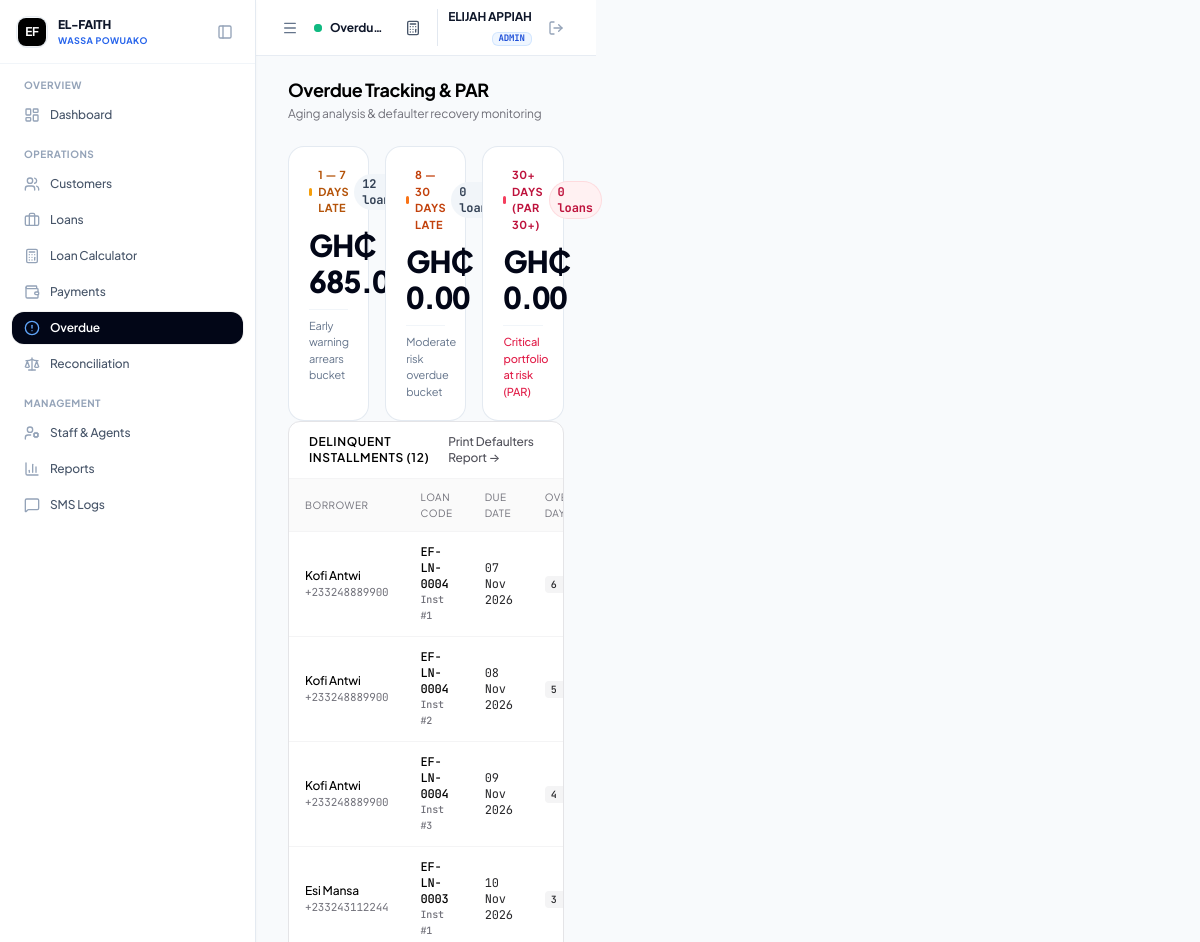
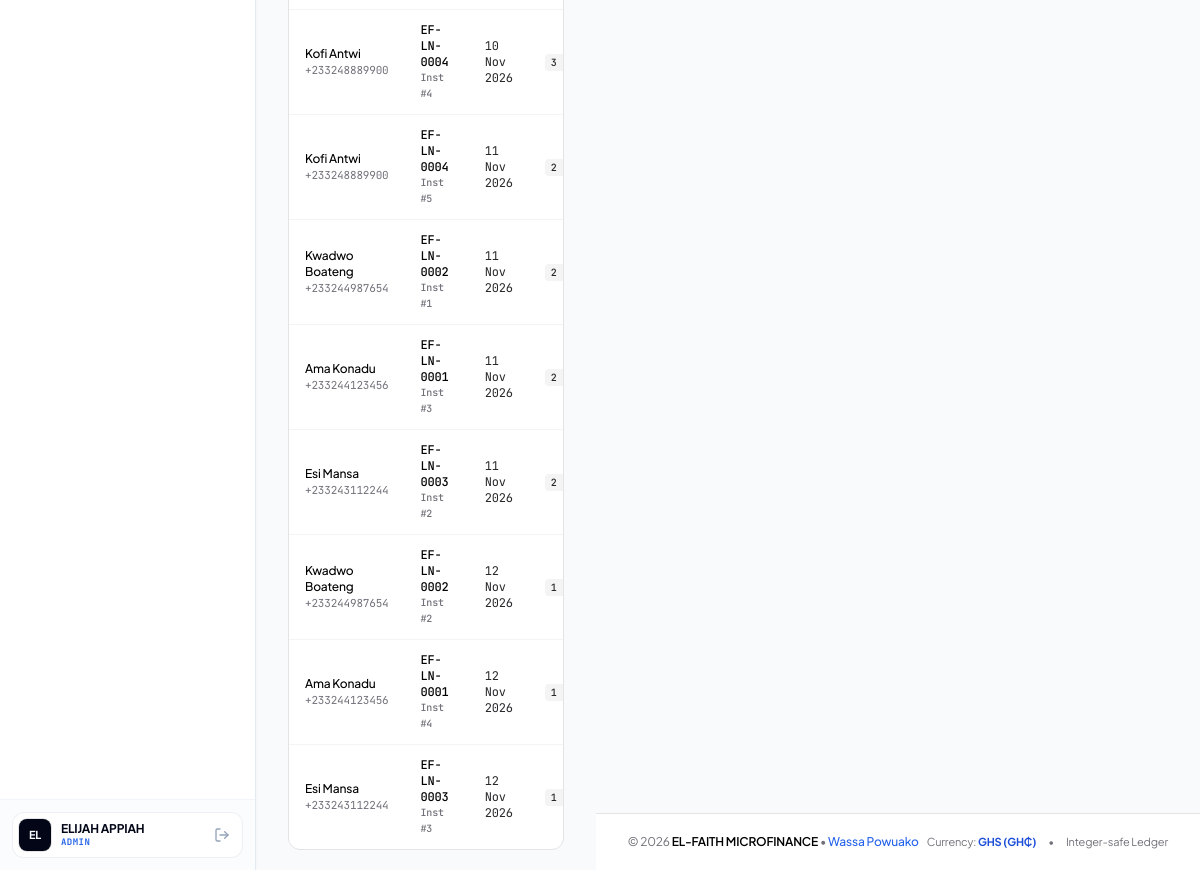
The app's page /admin/overdue.php (signed in) with its own data (2 pictures, top to bottom).
### tables this page shows
CREATE TABLE IF NOT EXISTS `repayment_schedule` (
  `id` INT AUTO_INCREMENT PRIMARY KEY,
  `loan_id` INT NOT NULL,
  `installment_number` INT NOT NULL,
  `due_date` DATE NOT NULL,
  `expected_amount_pesewas` BIGINT NOT NULL,
  `principal_portion_pesewas` BIGINT NOT NULL,
  `interest_portion_pesewas` BIGINT NOT NULL,
  `paid_amount_pesewas` BIGINT NOT NULL DEFAULT 0,
  `status` ENUM('pending', 'partially_paid', 'paid', 'overdue') NOT NULL DEFAULT 'pending',
  `paid_at` DATETIME NULL,
  `created_at` DATETIME NOT NULL DEFAULT CURRENT_TIMESTAMP,
  `updated_at` DATETIME NOT NULL DEFAULT CURRENT_TIMESTAMP ON UPDATE CURRENT_TIMESTAMP,
  CONSTRAINT `fk_schedule_loan` FOREIGN KEY (`loan_id`) REFERENCES `loans` (`id`) ON DELETE CASCADE,
  INDEX `idx_sched_loan_inst` (`loan_id`, `installment_number`),
  INDEX `idx_sched_due_date` (`due_date`),
  INDEX `idx_sched_status` (`status`)
);

CREATE TABLE IF NOT EXISTS `customers` (
  `id` INT AUTO_INCREMENT PRIMARY KEY,
  `uuid` VARCHAR(36) NOT NULL UNIQUE,
  `customer_code` VARCHAR(30) NOT NULL UNIQUE,
  `full_name` VARCHAR(150) NOT NULL,
  `phone` VARCHAR(20) NOT NULL,
  `alt_phone` VARCHAR(20) NULL,
  `id_type` VARCHAR(50) NOT NULL DEFAULT 'Ghana Card',
  `id_number` VARCHAR(50) NOT NULL,
  `residential_address` TEXT NOT NULL,
  `location_landmark` VARCHAR(255) NOT NULL,
  `gps_lat` DECIMAL(10, 8) NULL,
  `gps_lng` DECIMAL(11, 8) NULL,
  `occupation` VARCHAR(100) NOT NULL,
  `guarantor_name` VARCHAR(150) NOT NULL,
  `guarantor_phone` VARCHAR(20) NOT NULL,
  `guarantor_relation` VARCHAR(50) NOT NULL,
  `guarantor_address` TEXT NULL,
  `assigned_agent_id` INT NULL,
  `created_by` INT NOT NULL,
  `status` ENUM('active', 'inactive', 'blacklisted') NOT NULL DEFAULT 'active',
  `notes` TEXT NULL,
  `deleted_at` DATETIME NULL,
  `created_at` DATETIME NOT NULL DEFAULT CURRENT_TIMESTAMP,
  `updated_at` DATETIME NOT NULL DEFAULT CURRENT_TIMESTAMP ON UPDATE CURRENT_TIMESTAMP,
  CONSTRAINT `fk_customers_assigned_agent` FOREIGN KEY (`assigned_agent_id`) REFERENCES `users` (`id`) ON DELETE SET NULL,
  CONSTRAINT `fk_customers_created_by` FOREIGN KEY (`created_by`) REFERENCES `users` (`id`),
  INDEX `idx_customers_assigned_agent` (`assigned_agent_id`),
  INDEX `idx_customers_phone` (`phone`),
  INDEX `idx_customers_id_number` (`id_number`),
  INDEX `idx_customers_status` (`status`),
  INDEX `idx_customers_deleted_at` (`deleted_at`)
);

CREATE TABLE IF NOT EXISTS `loans` (
  `id` INT AUTO_INCREMENT PRIMARY KEY,
  `uuid` VARCHAR(36) NOT NULL UNIQUE,
  `loan_code` VARCHAR(30) NOT NULL UNIQUE,
  `customer_id` INT NOT NULL,
  `agent_id` INT NULL,
  `principal_pesewas` BIGINT NOT NULL,
  `interest_rate` DECIMAL(5, 2) NOT NULL DEFAULT 10.00,
  `interest_method` ENUM('flat', 'reducing_balance') NOT NULL DEFAULT 'flat',
  `interest_pesewas` BIGINT NOT NULL,
  `total_payable_pesewas` BIGINT NOT NULL,
  `total_paid_pesewas` BIGINT NOT NULL DEFAULT 0,
  `remaining_balance_pesewas` BIGINT NOT NULL,
  `term_duration` INT NOT NULL,
  `term_period` ENUM('days', 'weeks', 'months') NOT NULL DEFAULT 'months',
  `repayment_frequency` ENUM('daily', 'weekly', 'monthly') NOT NULL DEFAULT 'daily',
  `installment_amount_pesewas` BIGINT NOT NULL,
  `disbursed_at` DATETIME NULL,
  `first_due_date` DATE NOT NULL,
  `maturity_date` DATE NOT NULL,
  `status` ENUM('pending', 'active', 'overdue', 'completed', 'defaulted', 'written_off') NOT NULL DEFAULT 'active',
  `created_by` INT NOT NULL,
  `notes` TEXT NULL,
  `created_at` DATETIME NOT NULL DEFAULT CURRENT_TIMESTAMP,
  `updated_at` DATETIME NOT NULL DEFAULT CURRENT_TIMESTAMP ON UPDATE CURRENT_TIMESTAMP,
  CONSTRAINT `fk_loans_customer` FOREIGN KEY (`customer_id`) REFERENCES `customers` (`id`) ON DELETE CASCADE,
  CONSTRAINT `fk_loans_agent` FOREIGN KEY (`agent_id`) REFERENCES `users` (`id`) ON DELETE SET NULL,
  CONSTRAINT `fk_loans_created_by` FOREIGN KEY (`created_by`) REFERENCES `users` (`id`),
  INDEX `idx_loans_customer` (`customer_id`),
  INDEX `idx_loans_agent` (`agent_id`),
  INDEX `idx_loans_status` (`status`),
  INDEX `idx_loans_due_date` (`first_due_date`, `maturity_date`)
);

### admin/overdue.php (the view, shortened to what this page needs)
<?php
require_once __DIR__ . '/../includes/functions.php';
require_once __DIR__ . '/../includes/auth.php';
$stmtAging = $pdo->query("
    SELECT
        SUM(CASE WHEN DATEDIFF(CURDATE(), due_date) BETWEEN 1 AND 7 THEN (expected_amount_pesewas - paid_amount_pesewas) ELSE 0 END) AS bucket_1_7,
        SUM(CASE WHEN DATEDIFF(CURDATE(), due_date) BETWEEN 8 AND 30 THEN (expected_amount_pesewas - paid_amount_pesewas) ELSE 0 END) AS bucket_8_30,
        SUM(CASE WHEN DATEDIFF(CURDATE(), due_date) > 30 THEN (expected_amount_pesewas - paid_amount_pesewas) ELSE 0 END) AS bucket_30_plus,
        COUNT(CASE WHEN DATEDIFF(CURDATE(), due_date) BETWEEN 1 AND 7 THEN 1 END) AS count_1_7,
        COUNT(CASE WHEN DATEDIFF(CURDATE(), due_date) BETWEEN 8 AND 30 THEN 1 END) AS count_8_30,
        COUNT(CASE WHEN DATEDIFF(CURDATE(), due_date) > 30 THEN 1 END) AS count_30_plus
    FROM repayment_schedule
    WHERE due_date < CURDATE() AND status IN ('pending', 'partially_paid', 'overdue')
");
$aging = $stmtAging->fetch();
$stmtList = $pdo->query("
    SELECT rs.id AS schedule_id, rs.installment_number, rs.due_date,
           rs.expected_amount_pesewas, rs.paid_amount_pesewas,
           (rs.expected_amount_pesewas - rs.paid_amount_pesewas) AS overdue_pesewas,
           DATEDIFF(CURDATE(), rs.due_date) AS days_overdue,
           l.id AS loan_id, l.loan_code, l.remaining_balance_pesewas,
           c.id AS customer_id, c.customer_code, c.full_name, c.phone, c.location_landmark,
           c.guarantor_name, c.guarantor_phone,
           u.name AS agent_name, u.staff_code AS agent_code
    FROM repayment_schedule rs
    JOIN loans l ON rs.loan_id = l.id
    JOIN customers c ON l.customer_id = c.id
    LEFT JOIN users u ON l.agent_id = u.id
    WHERE rs.due_date < CURDATE() AND rs.status IN ('pending', 'partially_paid', 'overdue')
    ORDER BY days_overdue DESC, rs.due_date ASC
");
$overdueList = $stmtList->fetchAll();
include __DIR__ . '/../includes/header.php';
?>
<div class="space-y-6">
    <div class="flex flex-col sm:flex-row sm:items-center justify-between gap-3">
        <div>
            <h1 class="text-lg font-bold text-black tracking-tight">Overdue Tracking & PAR</h1>
            <p class="text-xs text-zinc-500 mt-0.5">Aging analysis & defaulter recovery monitoring</p>
        </div>
    </div>
    <div class="grid grid-cols-1 sm:grid-cols-3 gap-4">
        <div class="bg-white rounded-2xl border border-slate-200/90 p-5 space-y-2.5 shadow-xs">
            <div class="flex items-center justify-between">
                <span class="text-[11px] font-bold text-amber-700 uppercase tracking-wider flex items-center gap-1.5">
                    <span class="w-2 h-2 rounded-full bg-amber-500"></span> 1 — 7 Days Late
                </span>
                <span class="text-xs font-mono font-bold text-slate-700 bg-slate-100 px-2 py-0.5 rounded-full"><?= (int)$aging['count_1_7'] ?> loans</span>
            </div>
            <div class="text-2xl sm:text-3xl font-extrabold text-slate-950 tracking-tight tabular-nums">
                <?= formatMoney((int)$aging['bucket_1_7']) ?>
            </div>
            <div class="text-[11px] text-slate-500 pt-2 border-t border-slate-100">
                Early warning arrears bucket
            </div>
        </div>
        <div class="bg-white rounded-2xl border border-slate-200/90 p-5 space-y-2.5 shadow-xs">
            <div class="flex items-center justify-between">
                <span class="text-[11px] font-bold text-orange-700 uppercase tracking-wider flex items-center gap-1.5">
                    <span class="w-2 h-2 rounded-full bg-orange-500"></span> 8 — 30 Days Late
                </span>
                <span class="text-xs font-mono font-bold text-slate-700 bg-slate-100 px-2 py-0.5 rounded-full"><?= (int)$aging['count_8_30'] ?> loans</span>
            </div>
            <div class="text-2xl sm:text-3xl font-extrabold text-slate-950 tracking-tight tabular-nums">
                <?= formatMoney((int)$aging['bucket_8_30']) ?>
            </div>
            <div class="text-[11px] text-slate-500 pt-2 border-t border-slate-100">
                Moderate risk overdue bucket
            </div>
        </div>
        <div class="bg-white rounded-2xl border border-slate-200/90 p-5 space-y-2.5 shadow-xs">
            <div class="flex items-center justify-between">
                <span class="text-[11px] font-bold text-rose-700 uppercase tracking-wider flex items-center gap-1.5">
                    <span class="w-2 h-2 rounded-full bg-rose-500 animate-pulse"></span> 30+ Days (PAR 30+)
                </span>
                <span class="text-xs font-mono font-bold text-rose-700 bg-rose-50 px-2 py-0.5 rounded-full border border-rose-200/60"><?= (int)$aging['count_30_plus'] ?> loans</span>
            </div>
            <div class="text-2xl sm:text-3xl font-extrabold text-slate-950 tracking-tight tabular-nums">
                <?= formatMoney((int)$aging['bucket_30_plus']) ?>
            </div>
            <div class="text-[11px] text-rose-600 font-medium pt-2 border-t border-slate-100">
                Critical portfolio at risk (PAR)
            </div>
        </div>
    </div>
    </div>
    <div class="bg-white rounded-xl border border-zinc-200 overflow-hidden">
        <div class="px-5 py-3 border-b border-zinc-100 flex items-center justify-between">
            <h2 class="text-xs font-semibold uppercase tracking-wider text-black">Delinquent Installments (<?= count($overdueList) ?>)</h2>
            <a href="<?= BASE_URL ?>/admin/reports.php?type=defaulters" class="text-xs text-zinc-600 hover:text-black font-medium">
                Print Defaulters Report &rarr;
            </a>
        </div>
        <?php if (empty($overdueList)): ?>
            <div class="p-8 text-center text-zinc-500 text-xs">
                Zero delinquent installments. Portfolio is completely current.
            </div>
        <?php else: ?>
            <div class="overflow-x-auto">
                <table class="w-full text-left text-xs">
                    <thead class="bg-zinc-50 text-zinc-500 uppercase font-medium text-[10px] tracking-wider border-b border-zinc-100">
                        <tr>
                            <th class="py-2.5 px-4 font-normal">Borrower</th>
                            <th class="py-2.5 px-4 font-normal">Loan Code</th>
                            <th class="py-2.5 px-4 font-normal">Due Date</th>
                            <th class="py-2.5 px-4 font-normal">Overdue Days</th>
                        </tr>
                    </thead>
                    <tbody class="divide-y divide-zinc-100">
                        <?php foreach ($overdueList as $od): ?>
                            <tr class="hover:bg-blue-50/30 transition">
                                <td class="py-3 px-4">
                                    <a href="<?= BASE_URL ?>/admin/customer_view.php?id=<?= $od['customer_id'] ?>" class="font-medium text-black hover:underline block">
                                        <?= htmlspecialchars($od['full_name']) ?>
                                    </a>
                                    <span class="text-[11px] font-mono text-zinc-500"><?= htmlspecialchars($od['phone']) ?></span>
                                </td>
                                <td class="py-3 px-4 font-mono font-medium text-black">
                                    <?= htmlspecialchars($od['loan_code']) ?>
                                    <span class="text-[10px] text-zinc-500 block">Inst #<?= $od['installment_number'] ?></span>
                                </td>
                                <td class="py-3 px-4 font-mono text-zinc-800">
                                    <?= formatDate($od['due_date']) ?>
                                </td>
                                <td class="py-3 px-4">
                                    <span class="px-1.5 py-0.5 rounded text-[10px] font-mono font-medium uppercase <?= $od['days_overdue'] > 30 ? 'bg-zinc-200 text-black font-bold' : 'bg-zinc-100 text-zinc-800' ?>">
                                        <?= $od['days_overdue'] ?> days
                                    </span>
                                </td>
                            </tr>
                        <?php endforeach; ?>
                    </tbody>
                </table>
            </div>
        <?php endif; ?>
    </div>
</div>
<?php include __DIR__ . '/../includes/footer.php'; ?>

### includes/header.php (style rules this page uses)
body { -webkit-overflow-scrolling: touch; background-color: #f8fafc; color: #090d16; letter-spacing: -0.011em; }
.tabular-nums { font-variant-numeric: tabular-nums; }

### records on screen
repayment_schedule: customers.full_name "Kofi Antwi", customers.phone "+233248889900", loan.loan_code "EF-LN-0004", installment_number "1", due_date "07 Nov 2026", days_overdue "6"
repayment_schedule: customers.full_name "Kofi Antwi", customers.phone "+233248889900", loan.loan_code "EF-LN-0004", installment_number "2", due_date "08 Nov 2026", days_overdue "5"
repayment_schedule: customers.full_name "Kofi Antwi", customers.phone "+233248889900", loan.loan_code "EF-LN-0004", installment_number "3", due_date "09 Nov 2026", days_overdue "4"
repayment_schedule: customers.full_name "Esi Mansa", customers.phone "+233243112244", loan.loan_code "EF-LN-0003", installment_number "1", due_date "10 Nov 2026", days_overdue "3"
repayment_schedule: customers.full_name "Kofi Antwi", customers.phone "+233248889900", loan.loan_code "EF-LN-0004", installment_number "4", due_date "10 Nov 2026", days_overdue "3"
repayment_schedule: customers.full_name "Kofi Antwi", customers.phone "+233248889900", loan.loan_code "EF-LN-0004", installment_number "5", due_date "11 Nov 2026", days_overdue "2"
repayment_schedule: customers.full_name "Kwadwo Boateng", customers.phone "+233244987654", loan.loan_code "EF-LN-0002", installment_number "1", due_date "11 Nov 2026", days_overdue "2"
repayment_schedule: customers.full_name "Ama Konadu", customers.phone "+233244123456", loan.loan_code "EF-LN-0001", installment_number "3", due_date "11 Nov 2026", days_overdue "2"
repayment_schedule: customers.full_name "Esi Mansa", customers.phone "+233243112244", loan.loan_code "EF-LN-0003", installment_number "2", due_date "11 Nov 2026", days_overdue "2"
repayment_schedule: customers.full_name "Kwadwo Boateng", customers.phone "+233244987654", loan.loan_code "EF-LN-0002", installment_number "2", due_date "12 Nov 2026", days_overdue "1"
repayment_schedule: customers.full_name "Ama Konadu", customers.phone "+233244123456", loan.loan_code "EF-LN-0001", installment_number "4", due_date "12 Nov 2026", days_overdue "1"
repayment_schedule: customers.full_name "Esi Mansa", customers.phone "+233243112244", loan.loan_code "EF-LN-0003", installment_number "3", due_date "12 Nov 2026", days_overdue "1"

### other values on screen
BRANCH_NAME "WASSA POWUAKO"
$sectionName "OVERVIEW"
$item['label'] "Dashboard"
$sectionName "OPERATIONS"
$item['label'] "Customers"
$item['label'] "Loans"
$item['label'] "Loan Calculator"
$item['label'] "Payments"
$item['label'] "Overdue"
$item['label'] "Reconciliation"
$sectionName "MANAGEMENT"
$item['label'] "Staff & Agents"
$item['label'] "Reports"
$item['label'] "SMS Logs"
$initials "EL"
